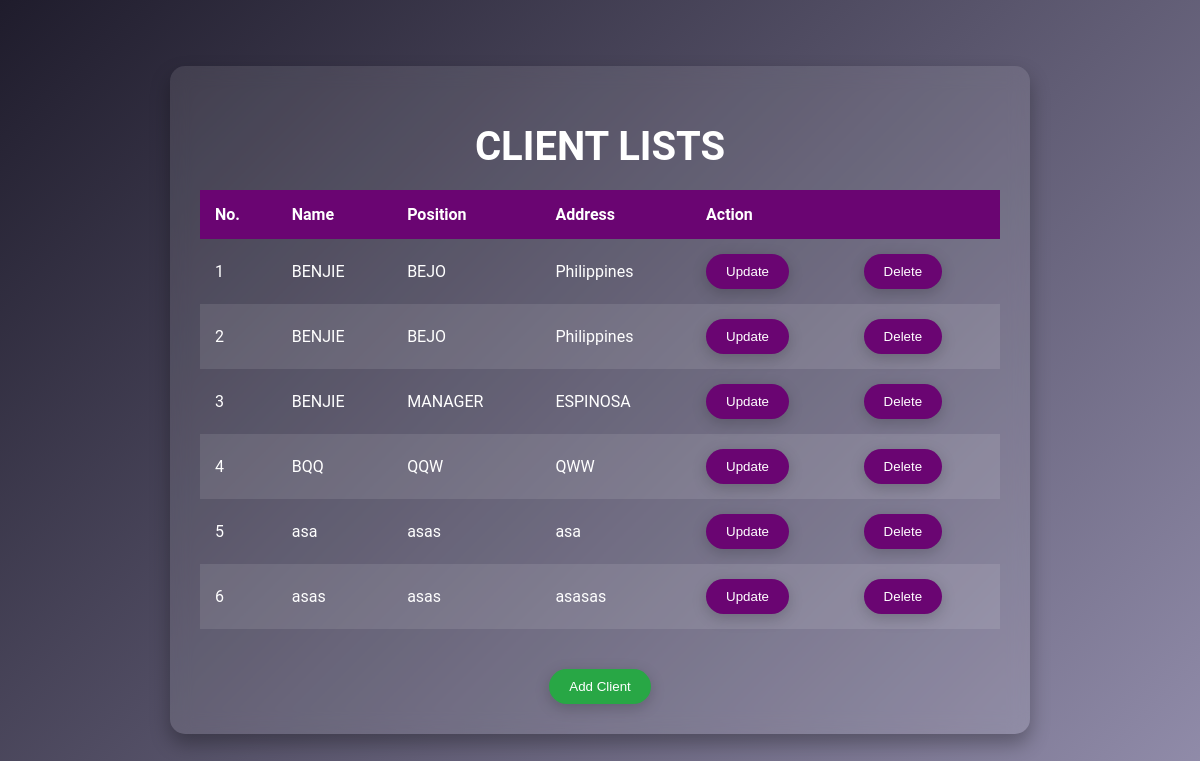
The page / on the database its author committed.
### newapp/models.py (models this page shows)
class Member(models.Model):
    firstname = models.CharField(max_length=100)
    lastname = models.CharField(max_length=100)
    country = models.CharField(max_length=100)

### newapp/views.py (the view)
# urls.py: path('',views.index,name = "index"),
def index(request):
    mem = Member.objects.all()
    return render(request, 'index.html', {'mem': mem})

### newapp/templates/index.html (shortened to what this page needs)
<!DOCTYPE html>
<html lang="en">
<head>
    {% load static %}
</head>
<body>
    <div class="container">
        <h1>CLIENT LISTS</h1>
        <table id="customers">
            <thead>
                <tr>
                    <th>No.</th>
                    <th>Name</th>
                    <th>Position</th>
                    <th>Address</th>
                    <th colspan="2" id="mid">Action</th>
                </tr>
            </thead>
            <tbody>
                {% for x in mem %}
                <tr>
                    <td>{{ forloop.counter }}</td>
                    <td>{{ x.firstname }}</td>
                    <td>{{ x.lastname }}</td>
                    <td>{{ x.country }}</td>
                    <td>
                        <a href="update/{{ x.id }}"><button id="up">Update</button></a>
                    </td>
                    <td>
                        <a href="delete/{{ x.id }}"><button id="del">Delete</button></a>
                    </td>
                </tr>
                {% endfor %}
            </tbody>
        </table>
        <a href="{% url 'add' %}"><button id="new3">Add Client</button></a>
    </div>
</body>
</html>

### newapp/templates/index.html (style rules this page uses)
body { font-family: 'Roboto', sans-serif; background: linear-gradient(135deg, #1f1c2c, #928dab); margin: 0; padding: 0; display: flex; justify-content: center; align-items: center; height: 100vh; color: #ffffff; }
.container { background: rgba(255, 255, 255, 0.1); padding: 30px; border-radius: 15px; box-shadow: 0 10px 20px rgba(0, 0, 0, 0.3); backdrop-filter: blur(10px); max-width: 800px; width: 100%; text-align: center; animation: fadeIn 1s ease-in-out; }
h1 { font-size: 2.5em; margin-bottom: 20px; color: #ffffff; }
table { width: 100%; border-collapse: collapse; margin-bottom: 20px; }
th, td { padding: 15px; text-align: left; }
th { background: #6a0572; color: #ffffff; }
tr:nth-child(even) { background: rgba(255, 255, 255, 0.1); }
button { background: #6a0572; color: #ffffff; border: none; padding: 10px 20px; border-radius: 25px; cursor: pointer; transition: background 0.3s, transform 0.3s; box-shadow: 0 4px 15px rgba(0, 0, 0, 0.2); }
a { text-decoration: none; color: inherit; }
#new3 { display: inline-block; margin-top: 20px; background: #28a745; }

### rows shown on the page
Member: firstname "BENJIE", lastname "BEJO", country "Philippines"
Member: firstname "BENJIE", lastname "BEJO", country "Philippines"
Member: firstname "BENJIE", lastname "MANAGER", country "ESPINOSA"
Member: firstname "BQQ", lastname "QQW", country "QWW"
Member: firstname "asa", lastname "asas", country "asa"
Member: firstname "asas", lastname "asas", country "asasas"
